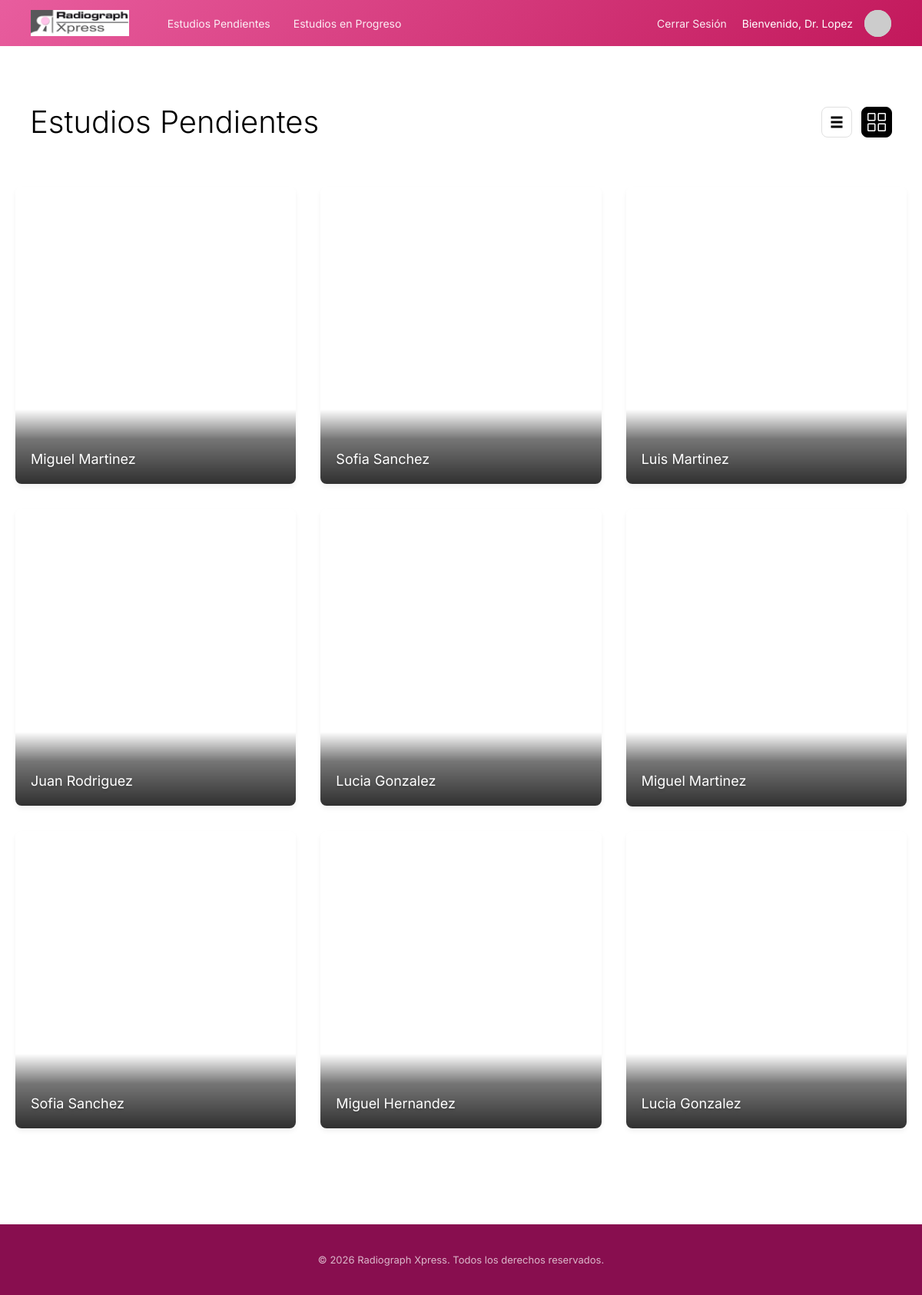
The page /doctor/ (signed in) on the database its author committed.
### core/models.py (models this page shows)
class Study(models.Model):
    id_study = models.AutoField(primary_key=True)
    pacs_url = models.CharField(max_length=100)
    email_sent = models.BooleanField(default=False)
    date = models.DateField()
    id_study_request = models.ForeignKey('assistantDashboard.StudyRequest', on_delete=models.CASCADE)
    id_report = models.ForeignKey('Report', on_delete=models.CASCADE, null=True, blank=True)
    id_patient = models.ForeignKey('patientsDashboard.Patient', on_delete=models.CASCADE)

### doctorsDashboard/views.py (the view)
# urls.py: path('', views.PendingStudiesView.as_view(), name='pendingStudies'),
class PendingStudiesView(DoctorRequiredMixin, ListView):
    model = Study
    template_name = 'doctorsDashboard/pending_studies.html'
    context_object_name = 'studies'
    def get_queryset(self):
        return Study.objects.filter(id_report__isnull=True).order_by('date')

### core/mixins.py (called while the page is built)
    def test_func(self):
        return self.request.user.groups.filter(name='Doctors').exists()

    def get_context_data(self, **kwargs):
        context = super().get_context_data(**kwargs)
        if hasattr(self.request.user, 'reporting_doctor_profile'):
            context['reporting_doctor'] = self.request.user.reporting_doctor_profile
        return context

### patientsDashboard/models.py (called while the page is built)
    @property
    def first_name(self):
        if self.user:
            return self.user.first_name
        return ""

    @property
    def last_name(self):
        if self.user:
            return self.user.last_name
        return ""

### doctorsDashboard/templates/doctorsDashboard/pending_studies.html (shortened to what this page needs)
{% extends 'doctorsDashboard/base.html' %}
{% load static %}
{% block content %}
<div class="pending-studies-page">
    <link rel="stylesheet" href="{% static 'core/css/study_list_item.css' %}">
    <div class="pending-studies-content">
        <div class="page-header">
            <h1 class="page-title">Estudios Pendientes</h1>
            <div class="view-toggles">
                <button class="view-toggle-btn" id="listViewBtn" aria-label="List View">
                    <img src="{% static 'core/assets/icons/stack_icon.svg' %}" alt="List View" width="24" height="24">
                </button>
                <button class="view-toggle-btn active" id="gridViewBtn" aria-label="Grid View">
                    <img src="{% static 'core/assets/icons/grid_icon.svg' %}" alt="Grid View" width="24" height="24">
                </button>
            </div>
        </div>
        <div class="studies-grid" id="studiesGridView">
            {% for study in studies %}
                {% url 'studyReportCreate' study.pk as report_url %}
                {% with first=study.id_patient.first_name last=study.id_patient.last_name %}
                {% include "core/components/study_card.html" with study_url=report_url pacs_url=study.pacs_url title=first|add:" "|add:last %}
                {% endwith %}
            {% empty %}
            <p style="text-align: center; width: 100%; color: #999;">No hay estudios pendientes.</p>
            {% endfor %}
        </div>
            {% for study in studies %}
                {% url 'studyReportCreate' study.pk as report_url %}
            {% empty %}
            <p style="text-align: center; width: 100%; color: #999;">No hay estudios pendientes.</p>
            {% endfor %}
    </div>
</div>
{% endblock %}

### doctorsDashboard/templates/doctorsDashboard/base.html (shortened to what this page needs)
{% load static %}
<!DOCTYPE html>
<html lang="en">
<head>
    <link rel="stylesheet" href="{% static 'core/css/design-system.css' %}">
    <link rel="stylesheet" href="{% static 'doctorsDashboard/style.css' %}">
</head>
<body>
    <header>
        <nav class="navbar">
            <div class="navbar-left">
                <img src="{% static 'core/assets/img/logos/radiographxpress_logo.png' %}" alt="Radiograph Xpress"
                    class="navbar-logo">
            </div>
            <div class="navbar-center">
                <ul class="nav-links">
                    <li><a href="{% url 'pendingStudies' %}" class="nav-link">Estudios Pendientes</a></li>
                    <li><a href="{% url 'studiesInProgress' %}" class="nav-link">Estudios en Progreso</a></li>
                </ul>
            </div>
            <div class="navbar-right">
                <a href="{% url 'doctor_logout' %}" class="nav-link" id="logoutBtn">Cerrar Sesión</a>
                <a href="{% url 'myProfile' %}" class="user-info" style="text-decoration: none;">
                    <span class="welcome-text">Bienvenido, Dr. {{ user.last_name }}</span>
                    <img src="https://placehold.co/35x35" alt="Profile" class="user-avatar">
                </a>
            </div>
        </nav>
    </header>
    <main>
        {% block content %}
        {% endblock %}
    </main>
    {% include 'core/components/footer.html' %}
</body>
</html>

### core/templates/core/components/study_card.html (shortened to what this page needs)
<a href="{{ study_url }}" class="study-card {{ extra_classes }}">
    <iframe class="study-card-image" src="{{ pacs_url }}" scrolling="no" frameborder="0"></iframe>
    <div class="study-card-overlay"></div>
    <div class="study-card-info">
        <p class="patient-name">{{ title }}</p>
    </div>
</a>

### core/static/core/css/design-system.css (style rules this page uses)
:root { --brand-gradient-start: #E85D9E; --brand-gradient-end: #C2185B; --brand-footer-bg: #880E4F; --text-primary: #111827; --text-secondary: #6B7280; --text-white: #ffffff; --bg-page: #F3F4F6; --bg-white: #ffffff; --font-primary: 'Inter', sans-serif; }
body { min-height: 100vh; display: flex; flex-direction: column; }

### doctorsDashboard/static/doctorsDashboard/style.css (style rules this page uses)
body { margin: 0; padding: 0; font-family: 'Inter', sans-serif; background-color: #f4f4f4; }
.navbar { width: 100%; height: 60px; background: linear-gradient(135deg, var(--brand-gradient-start) 0%, var(--brand-gradient-end) 100%); display: flex; justify-content: space-between; align-items: center; padding: 0 40px; box-sizing: border-box; position: fixed; top: 0; z-index: 1000; }
.navbar-left { display: flex; align-items: center; }
.navbar-logo { height: 35px; width: auto; object-fit: contain; }
.navbar-center { flex-grow: 1; display: flex; padding-left: 50px; }
.nav-links { list-style: none; margin: 0; padding: 0; display: flex; gap: 30px; }
.nav-link { color: #ffffff; text-decoration: none; font-size: 14px; font-weight: 400; opacity: 0.9; transition: opacity 0.2s ease; position: relative; display: inline-block; padding-bottom: 2px; padding-top: 2px; }
.nav-link::after { content: ''; position: absolute; width: 100%; transform: scaleX(0); height: 2px; bottom: 0; left: 0; background-color: #ffffff; transform-origin: bottom right; transition: transform 0.25s ease-out; }
.navbar-right { display: flex; align-items: center; gap: 20px; }
.user-info { display: flex; align-items: center; gap: 15px; color: #ffffff; }
.welcome-text { font-size: 14px; font-weight: 400; text-align: right; white-space: nowrap; }
.user-avatar { width: 35px; height: 35px; border-radius: 50%; background-color: #ccc; object-fit: cover; }
.pending-studies-page { min-height: 100vh; background-color: white; position: relative; padding-top: 59px; }
.pending-studies-content { padding: 0 20px 25px 20px; margin: 0 auto; max-width: 1520px; position: relative; }
.page-header { display: flex; justify-content: space-between; align-items: center; margin: 75px 0 60px 19px; padding-right: 19px; }
.page-title { color: black; font-size: 40px; font-family: 'Inter', -apple-system, BlinkMacSystemFont, 'Segoe UI', sans-serif; font-weight: 300; word-wrap: break-word; margin: 0; }
.view-toggles { display: flex; gap: 12px; }
.view-toggle-btn { background: none; border: 1px solid #e0e0e0; border-radius: 8px; width: 40px; height: 40px; display: flex; justify-content: center; align-items: center; cursor: pointer; color: #999; transition: all 0.2s ease; }
.view-toggle-btn.active { background-color: #000; color: white; border-color: #000; }
.view-toggle-btn.active img { filter: invert(1) brightness(2); }
.studies-grid { display: grid; grid-template-columns: repeat(auto-fill, minmax(320px, 1fr)); gap: 32px; width: 100%; margin: 0 auto; padding-bottom: 100px; }
.study-card { width: 100%; aspect-ratio: 700 / 742; background-color: white; overflow: hidden; cursor: pointer; position: relative; transition: transform 0.2s ease; border-radius: 8px; display: block; text-decoration: none; box-shadow: 0 4px 6px rgba(0, 0, 0, 0.05); }
.study-card-image { width: 100%; height: 100%; position: absolute; top: 0; left: 0; object-fit: cover; border: none; pointer-events: none; }
.study-card-overlay { width: 100%; height: 25%; position: absolute; left: 0; bottom: 0; opacity: 0.9; background: linear-gradient(to bottom, transparent 0%, rgba(0, 0, 0, 0.6) 40%, rgba(0, 0, 0, 0.9) 100%); pointer-events: none; }
.study-card-info { position: absolute; left: 20px; bottom: 20px; z-index: 2; width: calc(100% - 40px); pointer-events: none; }
.patient-name { margin: 0; color: white; font-size: 18px; font-family: 'Inter', -apple-system, BlinkMacSystemFont, 'Segoe UI', sans-serif; font-weight: 400; line-height: 1.4; word-wrap: break-word; text-shadow: 0 2px 4px rgba(0, 0, 0, 0.3); }

### rows shown on the page
Study: title "Miguel Martinez"
Study: title "Sofia Sanchez"
Study: title "Luis Martinez"
Study: title "Juan Rodriguez"
Study: title "Lucia Gonzalez"
Study: title "Miguel Martinez"
Study: title "Sofia Sanchez"
Study: title "Miguel Hernandez"
Study: title "Lucia Gonzalez"

### other values the page prints
{{ user.last_name }} "Lopez"
